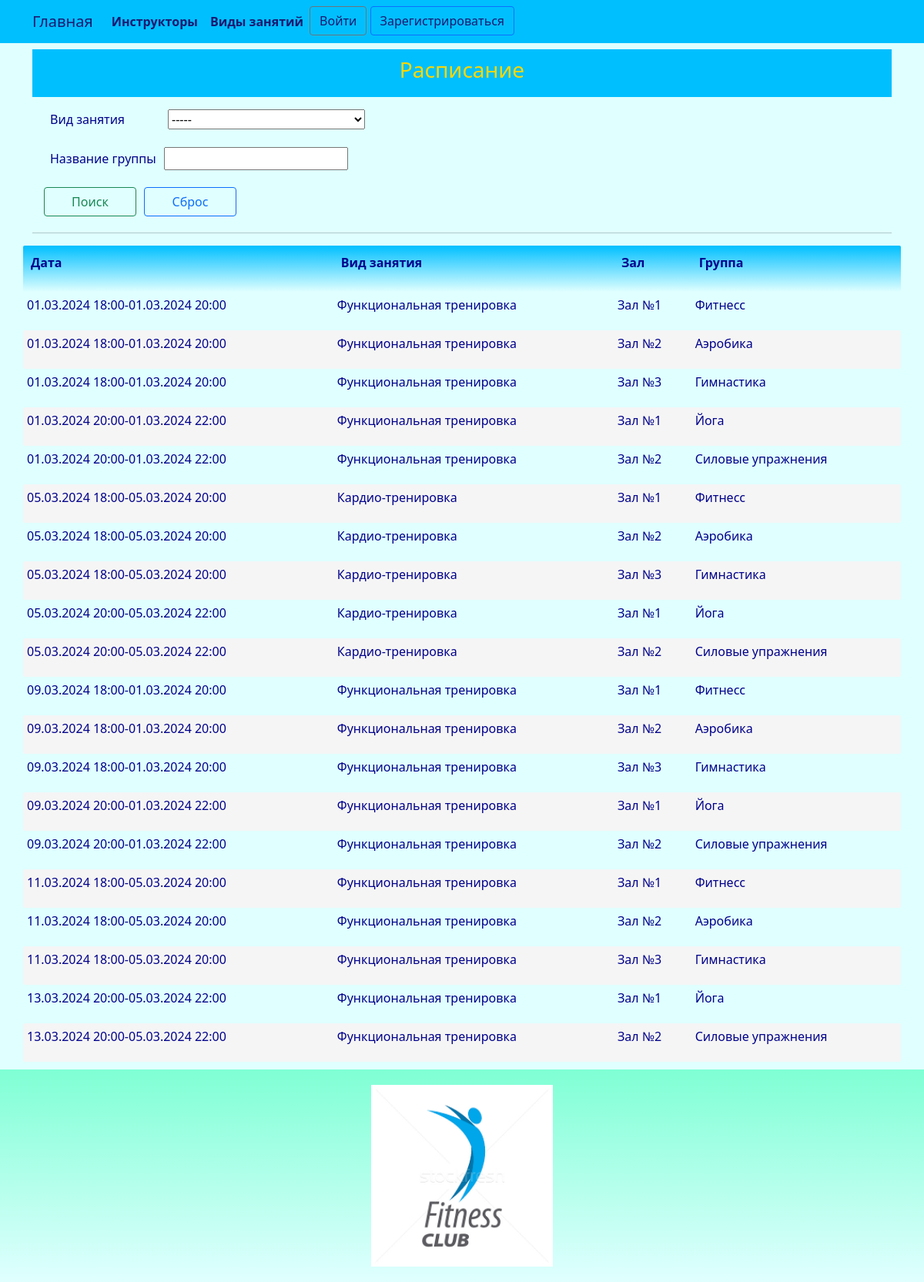
The page / on the database its author committed.
### club/models.py (models this page shows, shortened)
class Schedule(models.Model):
    start_date = models.DateTimeField(_('start_date'))
    finish_date = models.DateTimeField(_('finish_date'))
    hall = models.ForeignKey(Hall, related_name='schedule_hall', on_delete=models.CASCADE)
    kind = models.ForeignKey(Kind, related_name='schedule_kind', on_delete=models.CASCADE)
    party = models.ForeignKey(Party, related_name='schedule_party', on_delete=models.CASCADE)
    class Meta:
        db_table = 'schedule'
        indexes = [
            models.Index(fields=['start_date', 'finish_date']),
        ]
        ordering = ['start_date', 'finish_date']

class Kind(models.Model):
    kind_title = models.CharField(_('kind_title'), max_length=128, unique=True)
    price = models.DecimalField(_('kind_price'), max_digits=9, decimal_places=2)
    class Meta:
        db_table = 'kind'
        ordering = ['kind_title']
    def __str__(self):
        return "{}".format(self.kind_title)

class Hall(models.Model):
    hall_title = models.CharField(_('hall_title'), max_length=128, unique=True)
    equipment = models.TextField(_('equipment'), blank=True, null=True)
    class Meta:
        db_table = 'hall'
        ordering = ['hall_title']
    def __str__(self):
        return "{}".format(self.hall_title)

class Party(models.Model):
    party_title = models.CharField(_('party_title'), max_length=96, unique=True)
    class Meta:
        db_table = 'party'
        indexes = [
            models.Index(fields=['party_title']),
        ]
        ordering = ['party_title']
    def __str__(self):
        return "{}".format(self.party_title)

### club/views.py (the view)
# urls.py: path('', views.index),
def index(request):
    try:
        kind = Kind.objects.all().order_by('kind_title')
        schedule = Schedule.objects.all().order_by('start_date', 'kind__kind_title')
        if request.method == "POST":
            if 'searchBtn' in request.POST:
                selected_item_kind = request.POST.get('item_kind')
                if selected_item_kind != '-----':
                    kind_query = Kind.objects.filter(kind_title = selected_item_kind).only('id').all()
                    schedule = schedule.filter(kind_id__in = kind_query)
                title_search = request.POST.get("title_search")
                if title_search != '':
                    party_query = Party.objects.filter(party_title__contains = title_search).only('id').all()
                    schedule = schedule.filter(party_id__in = party_query)
                return render(request, "index.html", {"schedule": schedule, "kind": kind, "selected_item_kind": selected_item_kind,  "title_search": title_search })
            else:
                return render(request, "index.html", {"schedule": schedule, "kind": kind, })
        else:
            return render(request, "index.html", {"schedule": schedule, "kind": kind,  })
    except Exception as exception:
        print(exception)
        return HttpResponse(exception)

### templates/index.html (shortened to what this page needs)
{% extends "base.html" %}
{% load i18n %}
{% load static %}
{% block content %}
<div class="div-width-100-text-center">
	<h3>{% trans "schedules" %}</h3>
</div>
<div class="row" style="margin: 10px">
	<form method="POST" enctype="multipart/form-data">
		<table>
			<tbody>
				<tr>
					<td>
						<p>{% trans "kind" %} &nbsp;</p>
					</td>
					<td>
						<p>
						<select name="item_kind" class="chosen" style="margin:5px">
							<option value="-----">-----</option>
						</select>
						</p>
					</td>
				</tr>
				<tr>
					<td>
						<p>{% trans "party_title" %} &nbsp;</p>
					</td>
					<td>
						<p><input type="search" value="{{title_search}}" name="title_search"></p>
					</td>
				</tr>
			</tbody>
		</table>
		<div class="row">
			<button class="btn btn-outline-success" name="searchBtn" style="width:120px; margin:5px">{% trans "Search" %}</button>
			<button class="btn btn-outline-primary" name="resetBtn" type="submit" onClick="window.location.reload();" style="width:120px; margin:5px">{% trans "Reset" %}</button>
		</div>
	</form>
</div>
<hr>
{% if schedule.count > 0 %}
<div class="row">
	<table id="myTable" class="table-manager" style="width:100%">
		<thead>
			<tr>
				<th><p>{% trans "date" %}</p></th>
				<th><p>{% trans "kind" %}</p></th>
				<th><p>{% trans "hall" %}</p></th>
				<th><p>{% trans "party" %}</p></th>
			</tr>
		</thead>
		<tbody>
			{% for e in schedule %}
			<tr>
				<td><p>{{ e.start_date | date:"d.m.Y H:i"}}-{{ e.finish_date| date:"d.m.Y H:i" }}</p></td>
				<td><p>{{ e.kind }}</p></td>
				<td><p>{{ e.hall }}</p></td>
				<td><p>{{ e.party }}</p></td>
			</tr>
			{% endfor %}
		</tbody>
	</table>
</div>
{% endif %}
{% endblock content %}

### templates/base.html (shortened to what this page needs)
<!DOCTYPE html>
{% load static %}
{% load i18n %}
<html>
	<head>
		<link rel="stylesheet" href="{% static 'css/bootstrap.min.css' %}">
		<link rel="stylesheet" href="{% static 'css/styles.css' %}" />
	</head>
	<nav class="navbar navbar-expand-lg justify-content-center">
		<div class="container">
			<div class="collapse navbar-collapse" id="mainMenu">
				<ul class="navbar-nav me-auto mb-2 mb-lg-0">
					<a class="navbar-brand" href="{{ HTTP_HOST }}/">{% trans "Home" %}</a>
					<li class="nav-item">
						<a class="nav-link" href="{% url 'instructor_list' %}">{% trans "instructors" %}</a>
					</li>
					<li class="nav-item">
						<a class="nav-link" href="{% url 'kind_list' %}">{% trans "kinds" %}</a>
					</li>
					{% if user.is_authenticated %}
					<li class="nav-item dropdown">
						<a class="nav-link dropdown-toggle" href="#" id="navbarDropdown" role="button" data-bs-toggle="dropdown" aria-expanded="false">
							{{ user.username }}
						</a>
						<ul class="dropdown-menu" aria-labelledby="navbarDropdown">
								{% if request.user.is_superuser  %}
									<li><a class="dropdown-item" href="{% url 'card_index' %}">{% trans "cards" %}</a></li>
									<li><a class="dropdown-item" href="{% url 'client_index' %}">{% trans "clients" %}</a></li>
									<li><a class="dropdown-item" href="{% url 'instructor_index' %}">{% trans "instructors" %}</a></li>
									<li><a class="dropdown-item" href="{% url 'party_index'%}">{% trans "partys" %}</a></li>
									<li><a class="dropdown-item" href="{% url 'party_members_index' %}">{% trans "party_members" %}</a></li>
									<li><a class="dropdown-item" href="{% url 'kind_index' %}">{% trans "kinds" %}</a></li>
									<li><a class="dropdown-item" href="{% url 'hall_index' %}">{% trans "halls" %}</a></li>
									<li><a class="dropdown-item" href="{% url 'schedule_index' %}">{% trans "schedules" %}</a></li>
									<li><a class="dropdown-item" href="{% url 'schedule_instructor_index' %}">{% trans "schedule_instructors" %}</a></li>
									<li><a class="dropdown-item" href="{% url 'payment_index' %}">{% trans "payments" %}</a></li>
									<div class="dropdown-divider"></div>
									<li><a class="dropdown-item" href="{% url 'report_1' %}">{% trans "report_1" %}</a></li>
								{% else %}
									<li><a class="dropdown-item" href="{% url 'report_2' %}">{% trans "report_2" %}</a></li>
									<li><a class="dropdown-item" href="{% url 'report_3' %}">{% trans "report_3" %}</a></li>
								{% endif %}
								<div class="dropdown-divider"></div>
								<li><a class="dropdown-item" href="{% url 'my_account' %}">{% trans "My account" %}</a></li>
								<li><a class="dropdown-item" href="{% url 'password_change' %}">{% trans "Change password" %}</a></li>
								<div class="dropdown-divider"></div>
								<li><a class="dropdown-item" href="{% url 'logout'%}?next={{request.path}}">{% trans "Log out" %}</a></li>
						</ul>
					</li>
					{% else %}
					<form class="form-inline ml-auto">
						<a href="{% url 'login' %}" class="btn btn-outline-secondary">{% trans "Log In" %}</a>
						<a href="{% url 'signup' %}" class="btn btn-primary ml-2">{% trans "Sign up" %}</a>
					</form>
					{% endif %}
				</ul>
			</div>
		</div>
	</nav>
	<body>
		<div class="container">
			{% block content%}{% endblock content %}
		</div>
	</body>
	<footer class="container-fluid text-center bg-lightgray">
		<div class="copyrights">
			<img src="{% static 'images/logo.png' %}" alt="logo" style="height:256px; padding: 10px;">
		</div>
	</footer>
</html>

### static/css/styles.css (style rules this page uses)
:root { --navbar-background-color: DeepSkyBlue; --navbar-text-color: MidnightBlue; --main-background-color-light: LightCyan; --main-background-color-dark: DeepSkyBlue; --main-text-color: DarkBlue; --main-header-color: DarkBlue; --main-text-attention-color: Purple; --footer-background-color-light: LightCyan; --footer-background-color-dark: Aquamarine; --footer-text-color: Teal; --card-background-color-light: LightCyan; --card-background-color-dark: DeepSkyBlue; --card-text-color: SeaGreen; --table-background-color-light: LightCyan; --table-background-color-dark: #F5F5F5; --table-text-color: DarkBlue; --star-size: 30px; --star-color: LightYellow; --star-background: Yellow ; }
.navbar { background-color: var(--navbar-background-color); color: var(--navbar-text-color); }
.navbar .navbar-nav, .navbar .navbar-nav .navbar-text { color: var(--navbar-text-color); }
.navbar ul { background-color: var(--navbar-background-color); color: var(--navbar-text-color); }
.navbar li { background-color: var(--navbar-background-color); color: var(--navbar-text-color); }
.navbar a { background-color: var(--navbar-background-color); color: var(--navbar-text-color); }
.navbar-brand { background-color: var(--navbar-background-color); color: var(--navbar-text-color); }
.nav-item { background-color: var(--navbar-background-color); color: var(--navbar-text-color); font-weight: bold; }
body { background-color: var(--main-background-color-light); }
h1, h2, h3, h4, h5, h6 { color: var(--main-header-color); }
p, ul, li, label { color: var(--main-text-color); }
.div-width-100-text-center { background-color: var(--navbar-background-color); color: Gold; text-align: center; padding-top: 10px; padding-bottom: 10px; }
.div-width-100-text-center h3 { color: Gold; }
.table-manager { background-color: var(--main-background-color-light); width: 100%; }
.table-manager tbody { background-color: var(--main-background-color-light); border: none; margin-top: 20px; margin-bottom: 20px; }
.table-manager thead th { color: var(--main-text-color); font-weight: bold; text-align: left; padding: 10px; background-image: linear-gradient(top, var(--main-background-color-dark), var(--main-background-color-light)); background-image: -o-linear-gradient(top, var(--main-background-color-dark), var(--main-background-color-light)); background-image: -moz-linear-gradient(top, var(--main-background-color-dark), var(--main-background-color-light)); background-image: -webkit-linear-gradient(top, var(--main-background-color-dark), var(--main-background-color-light)); }
.table-manager thead tr th:first-child { border-radius: 2px 0 0 2px; }
.table-manager thead tr th:last-child { border-radius: 0 2px 2px 0; }
.table-manager tbody td { text-align: left; border: none; padding: 5px 5px; vertical-align: top; }
.table-manager tbody tr:nth-child(odd) { background: var(--table-background-color-light); }
.table-manager tbody tr:nth-child(even) { background: var(--table-background-color-dark); }
.table-manager tbody tr td:first-child { border-radius: 2px 0 0 2px; }
.table-manager tbody tr td:last-child { border-radius: 0 2px 2px 0; }
footer { background-image: linear-gradient(top, var(--footer-background-color-dark), var(--footer-background-color-light)); background-image: -o-linear-gradient(top, var(--footer-background-color-dark), var(--footer-background-color-light)); background-image: -moz-linear-gradient(top, var(--footer-background-color-dark), var(--footer-background-color-light)); background-image: -webkit-linear-gradient(top, var(--footer-background-color-dark), var(--footer-background-color-light)); margin-top: 10px; padding: 10px; }

### rows shown on the page
Schedule: start_date "01.03.2024 18:00", finish_date "01.03.2024 20:00", kind "Функциональная тренировка", hall "Зал №1", party "Фитнесс"
Schedule: start_date "01.03.2024 18:00", finish_date "01.03.2024 20:00", kind "Функциональная тренировка", hall "Зал №2", party "Аэробика"
Schedule: start_date "01.03.2024 18:00", finish_date "01.03.2024 20:00", kind "Функциональная тренировка", hall "Зал №3", party "Гимнастика"
Schedule: start_date "01.03.2024 20:00", finish_date "01.03.2024 22:00", kind "Функциональная тренировка", hall "Зал №1", party "Йога"
Schedule: start_date "01.03.2024 20:00", finish_date "01.03.2024 22:00", kind "Функциональная тренировка", hall "Зал №2", party "Силовые упражнения"
Schedule: start_date "05.03.2024 18:00", finish_date "05.03.2024 20:00", kind "Кардио-тренировка", hall "Зал №1", party "Фитнесс"
Schedule: start_date "05.03.2024 18:00", finish_date "05.03.2024 20:00", kind "Кардио-тренировка", hall "Зал №2", party "Аэробика"
Schedule: start_date "05.03.2024 18:00", finish_date "05.03.2024 20:00", kind "Кардио-тренировка", hall "Зал №3", party "Гимнастика"
Schedule: start_date "05.03.2024 20:00", finish_date "05.03.2024 22:00", kind "Кардио-тренировка", hall "Зал №1", party "Йога"
Schedule: start_date "05.03.2024 20:00", finish_date "05.03.2024 22:00", kind "Кардио-тренировка", hall "Зал №2", party "Силовые упражнения"
Schedule: start_date "09.03.2024 18:00", finish_date "01.03.2024 20:00", kind "Функциональная тренировка", hall "Зал №1", party "Фитнесс"
Schedule: start_date "09.03.2024 18:00", finish_date "01.03.2024 20:00", kind "Функциональная тренировка", hall "Зал №2", party "Аэробика"
Schedule: start_date "09.03.2024 18:00", finish_date "01.03.2024 20:00", kind "Функциональная тренировка", hall "Зал №3", party "Гимнастика"
Schedule: start_date "09.03.2024 20:00", finish_date "01.03.2024 22:00", kind "Функциональная тренировка", hall "Зал №1", party "Йога"
Schedule: start_date "09.03.2024 20:00", finish_date "01.03.2024 22:00", kind "Функциональная тренировка", hall "Зал №2", party "Силовые упражнения"
Schedule: start_date "11.03.2024 18:00", finish_date "05.03.2024 20:00", kind "Функциональная тренировка", hall "Зал №1", party "Фитнесс"
Schedule: start_date "11.03.2024 18:00", finish_date "05.03.2024 20:00", kind "Функциональная тренировка", hall "Зал №2", party "Аэробика"
Schedule: start_date "11.03.2024 18:00", finish_date "05.03.2024 20:00", kind "Функциональная тренировка", hall "Зал №3", party "Гимнастика"
Schedule: start_date "13.03.2024 20:00", finish_date "05.03.2024 22:00", kind "Функциональная тренировка", hall "Зал №1", party "Йога"
Schedule: start_date "13.03.2024 20:00", finish_date "05.03.2024 22:00", kind "Функциональная тренировка", hall "Зал №2", party "Силовые упражнения"
